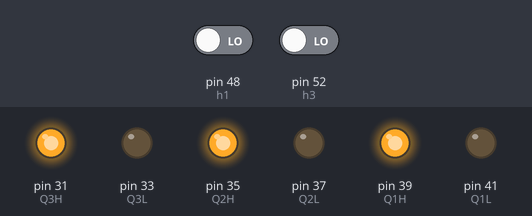
Recording of a sketch running on a simulated Arduino Mega 2560, built with avr-gcc and run on an emulated ATmega2560. Parts: output pins drawn as LEDs (lit = HIGH). The inputs (shaded band) are chosen by the test bench; at power-on: pin 48 (h1) LOW, pin 52 (h3) LOW.

Above: at 1.2 s.
1.3 s: pin 48 (h1) driven HIGH
At 2.0 s:
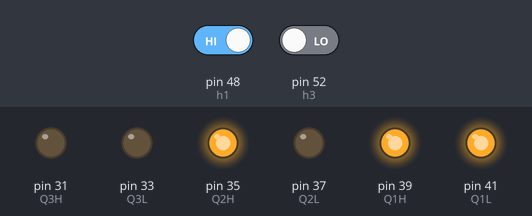
2.8 s: pin 48 (h1) driven LOW
At 3.1 s:
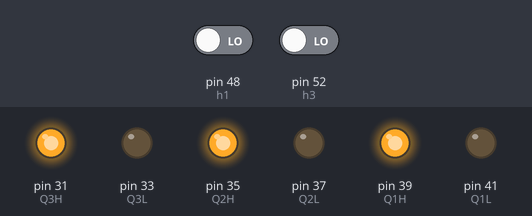
4.3 s: pin 52 (h3) driven HIGH
At 5.4 s:
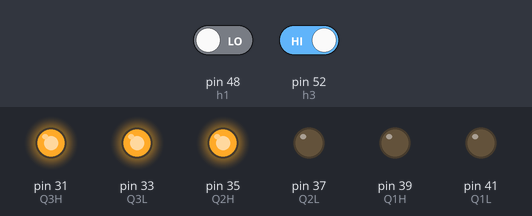
5.8 s: pin 52 (h3) driven LOW
At 6.6 s:
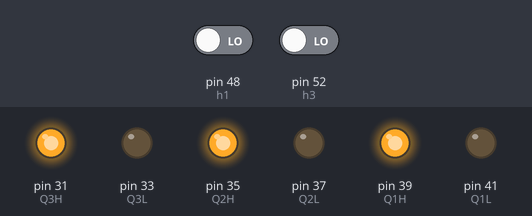
Timing chart, 0 to 8.3 s (numbered marks = the images above; inputs shaded):
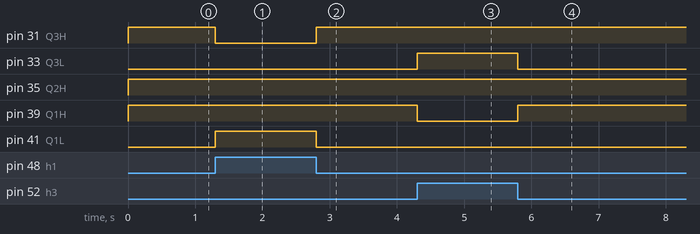

Measured:
- after the input at 1.3 s, pin 31 (Q3H): HIGH → LOW at once; pin 41 (Q1L): LOW → HIGH at once
- after the input at 2.8 s, pin 31 (Q3H): LOW → HIGH at once; pin 41 (Q1L): HIGH → LOW at once
- after the input at 4.3 s, pin 33 (Q3L): LOW → HIGH at once; pin 39 (Q1H): HIGH → LOW at once
- after the input at 5.8 s, pin 33 (Q3L): HIGH → LOW at once; pin 39 (Q1H): LOW → HIGH at once

The sketch:

BLDC_task2.ino
```cpp
#include<avr/io.h>
#include <avr/interrupt.h>
//N = 1
// S = 0
// Vcc = 00   GND = 10   NC = 10
//n-mos 1 = ON    0 = OFF
//p-mos 0 = ON    1 = OFF

int h1 = 48 ;
int h2 = 50 ;
int h3 = 52 ;
int Q3L = 33 ;
int Q3H = 31 ;
int Q2L = 37 ;
int Q2H = 35 ;
int Q1L = 41 ;
int Q1H = 39 ;

void setup()
{

  pinMode(h1,INPUT);
  pinMode(h2,INPUT);
  pinMode(h3,INPUT);
  pinMode(Q1H,OUTPUT);
  pinMode(Q1L,OUTPUT);
  pinMode(Q2H,OUTPUT);
  pinMode(Q2L,OUTPUT);
  pinMode(Q3H,OUTPUT);
  pinMode(Q3L,OUTPUT);


}

void loop()
{
   int H1 = digitalRead(h1);
   int H2 = digitalRead(h3);
   int H3 = digitalRead(h3);

   int q1h = !( (!H1) && H2 ) ;
   int q1l = ( (!H2) && H1 ) ;
   int q2h = !( (!H2) && H3 ) ;
   int q2l = ( (!H3) && H2 ) ;
   int q3h = !( (!H3) && H1 ) ;
   int q3l = ( (!H1) && H3 ) ;
  /*BH = !( (!H2) && H3 ) ;    //Q2H -p
  BL = ( (!H3) && H2 ) ;    //Q2L -n

  CH = !( (!H3) && H1 ) ;    //Q3H -p
  CL = ( (!H1) && H3 ) ;    //Q3L -n

  AH = !( (!H1) && H2 ) ;    //Q1H -p
  AL = ( (!H2) && H1 ) ;    //Q1L -n
  */
  digitalWrite(Q1H, q1h );
  digitalWrite(Q1L, q1l );

  digitalWrite(Q2H, q2h );
  digitalWrite(Q2L, q2l );

  digitalWrite(Q3H, q3h );
  digitalWrite(Q3L, q3l );

}


/*
int main()
{
    DDRD = 0b00000000 ; // hall sensors PD7-H1, PD6-H2, PD5-H3
    PCICR |= (1<<PCIE2) ;
    PCMSK2 |= (1<<PCINT23) | (1<<PCINT22) | (1<<PCINT21) ;

    DDRB = 0b00111111 ;   // output for C, B, A

}


/*
ISR(PCINT23_vect)
{

  //PORTB = (( H3 | (~H2) ) << PB1)  |  (( PD5 & (~PD6) )<<PB0)  |  (( PD7 & (~PD5) ) << PB3)  |  (( PD7 | (~PD5) ) << PB2)  |  (( PD5 & (~PD7) ) << PB5)  |  (( PD5 | (~PD7) ) << PB4 ) ;

  //PB1 = ( H3 | (~H2) ) ;    //Q1H -p
  //PB0 = ( H3 & (~H2) ) ;    //Q1L -n

  //PB3 = ( H1 & (~H3) ) ;    //Q2H -p
  //PB2 = ( H1 | (~H3) ) ;    //Q2L -n

  //PB5 = ( H3 & (~H1) ) ;    //Q3H -p
  //PB4 = ( H3 | (~H1) ) ;    //Q3L -n

}


ISR(PCINT22_vect)
{

  PORTB = (( PD5 | (~PD6) ) << PB1)  |  (( PD5 & (~PD6) )<<PB0)  |  (( PD7 & (~PD5) ) << PB3)  |  (( PD7 | (~PD5) ) << PB2)  |  (( PD5 & (~PD7) ) << PB5)  |  (( PD5 | (~PD7) ) << PB4 ) ;
}


ISR(PCINT21_vect)
{

  PORTB = (( PD5 | (~PD6) ) << PB1)  |  (( PD5 & (~PD6) )<<PB0)  |  (( PD7 & (~PD5) ) << PB3)  |  (( PD7 | (~PD5) ) << PB2)  |  (( PD5 & (~PD7) ) << PB5)  |  (( PD5 | (~PD7) ) << PB4 ) ;
}


/*
ISR(PCINT23_vect)
{

  x = 100*PD7 + 10*PD6 + PD5 ;
  switch x:
  case 100:
    PORTB = Ob00001110 ;    //now A = - | B = S | C = N   001110   110001
  break;

  case 010:
    PORTB = 0b00111000 ;    //now A = N | B = - | C = S
  break;

  case 001:
    PORTB = 0b00100011 ;    //now A = S | B = N | C = -   100011    011100
  break;

  case 110:
     PORTB = 0b00100011 ;    //now A = S | B = N | C = -
  break;

  case 011:
    PORTB = Ob00001110 ;    //now A = - | B = S | C = N
  break;

  case 101 :
    PORTB = 0b00111000 ;    //now A = N | B = - | C = S
  break;

}

ISR(PCINT22_vect)
{

  x = 100*PD7 + 10*PD6 + PD5 ;
  switch x:
    case 100:
    PORTB = Ob00001110 ;    //now A = - | B = S | C = N   001110   110001
  break;

  case 010:
    PORTB = 0b00111000 ;    //now A = N | B = - | C = S
  break;

  case 001:
    PORTB = 0b00100011 ;    //now A = S | B = N | C = -   100011    011100
  break;

  case 110:
     PORTB = 0b00100011 ;    //now A = S | B = N | C = -
  break;

  case 011:
    PORTB = Ob00001110 ;    //now A = - | B = S | C = N
  break;

  case 101 :
    PORTB = 0b00111000 ;    //now A = N | B = - | C = S
  break;

}


ISR(PCINT21_vect)
{

  x = 100*PD7 + 10*PD6 + PD5 ;
  switch(x):
  case 100:
    PORTB = Ob00001110 ;    //now A = - | B = S | C = N   001110   110001
  break;

  case 010:
    PORTB = 0b00111000 ;    //now A = N | B = - | C = S
  break;

  case 001:
    PORTB = 0b00100011 ;    //now A = S | B = N | C = -   100011    011100
  break;

  case 110:
     PORTB = 0b00100011 ;    //now A = S | B = N | C = -
  break;

  case 011:
    PORTB = Ob00001110 ;    //now A = - | B = S | C = N
  break;

  case 101 :
    PORTB = 0b00111000 ;    //now A = N | B = - | C = S
  break;

}

*/

/*void setup() {
  // put your setup code here, to run once:

}

void loop() {
  // put your main code here, to run repeatedly:

}

*/
```
